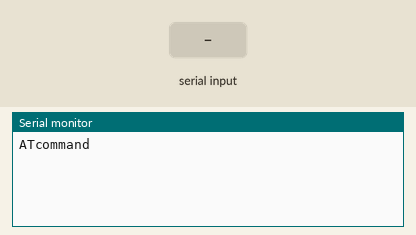
Simulated run of this sketch. Board: ESP8266 (NodeMCU). Parts: the last lines printed to the serial monitor. The test bench sets the inputs (shaded band).

Above: at 1.2 s.
1.3 s: "1" received over the second serial link
At 2.2 s:
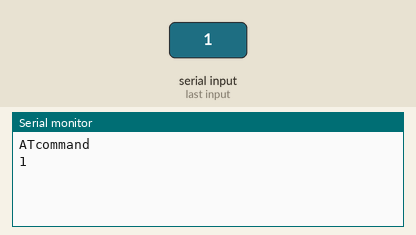
2.8 s: "0" received over the second serial link
At 3.4 s:
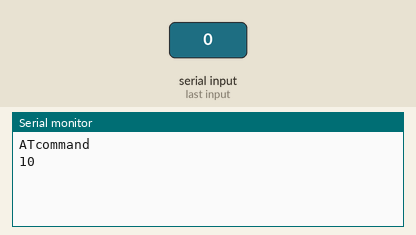

Measured:
- after the input at 1.3 s, the serial monitor: prints a new line at once (image 1)
- after the input at 2.8 s, the serial monitor: prints a new line at once (image 2)

The sketch:

bluetooth_AT_Commend_Setting.ino
```cpp
#include <SoftwareSerial.h>

char buffer[30];

SoftwareSerial BTSerial(D3, D4);   //bluetooth module
//SoftwareSerial BTSerial(6, 7);
// (Tx,Rx)
// Tx:Digital 2 Rx:Digital 3

void setup() {
  Serial.begin(9600);

  //hc-05 = 38400
  //BTSerial.begin(38400);
  //hc-06 = 9600
  //BTSerial.begin(9600);

  Serial.println("ATcommand");  //ATcommand Start
}

void loop() {
  if (BTSerial.available()){
    Serial.write(BTSerial.read());
  }
  if (Serial.available()){
    BTSerial.write(Serial.read());
  }
}
```
